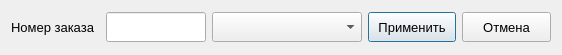
<?xml version="1.0" encoding="UTF-8"?>
<ui version="4.0">
 <class>Dialog</class>
 <widget class="QDialog" name="Dialog">
  <property name="geometry">
   <rect>
    <x>0</x>
    <y>0</y>
    <width>562</width>
    <height>55</height>
   </rect>
  </property>
  <property name="minimumSize">
   <size>
    <width>562</width>
    <height>55</height>
   </size>
  </property>
  <property name="maximumSize">
   <size>
    <width>562</width>
    <height>55</height>
   </size>
  </property>
  <property name="windowTitle">
   <string>Dialog</string>
  </property>
  <layout class="QHBoxLayout" name="horizontalLayout">
   <item>
    <widget class="QLabel" name="label">
     <property name="minimumSize">
      <size>
       <width>0</width>
       <height>30</height>
      </size>
     </property>
     <property name="font">
      <font>
       <pointsize>10</pointsize>
      </font>
     </property>
     <property name="text">
      <string>Номер заказа</string>
     </property>
    </widget>
   </item>
   <item>
    <widget class="QLineEdit" name="lineEdit">
     <property name="minimumSize">
      <size>
       <width>0</width>
       <height>30</height>
      </size>
     </property>
     <property name="maximumSize">
      <size>
       <width>100</width>
       <height>16777215</height>
      </size>
     </property>
     <property name="font">
      <font>
       <pointsize>10</pointsize>
      </font>
     </property>
    </widget>
   </item>
   <item>
    <widget class="QComboBox" name="comboBox">
     <property name="minimumSize">
      <size>
       <width>150</width>
       <height>30</height>
      </size>
     </property>
     <property name="font">
      <font>
       <pointsize>10</pointsize>
      </font>
     </property>
    </widget>
   </item>
   <item>
    <widget class="QPushButton" name="pushButton">
     <property name="minimumSize">
      <size>
       <width>0</width>
       <height>30</height>
      </size>
     </property>
     <property name="font">
      <font>
       <pointsize>10</pointsize>
      </font>
     </property>
     <property name="text">
      <string>Применить</string>
     </property>
    </widget>
   </item>
   <item>
    <widget class="QPushButton" name="pushButton_2">
     <property name="minimumSize">
      <size>
       <width>0</width>
       <height>30</height>
      </size>
     </property>
     <property name="font">
      <font>
       <pointsize>10</pointsize>
      </font>
     </property>
     <property name="text">
      <string>Отмена</string>
     </property>
    </widget>
   </item>
  </layout>
 </widget>
 <resources/>
 <connections/>
</ui>
